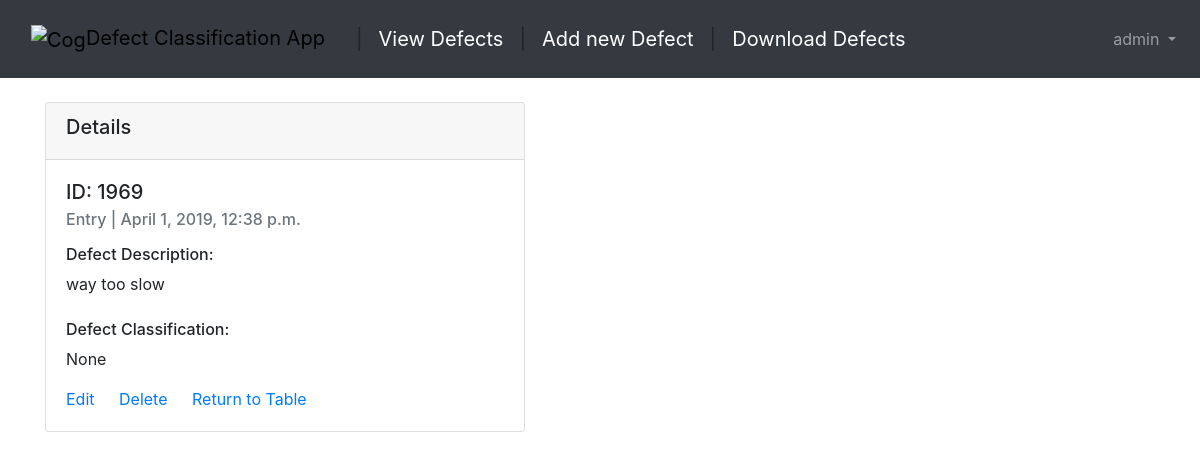
/articles/1969/ (signed in), run on the app's committed database.
### users/models.py (models this page shows)
class CustomUser(AbstractUser):
    age = models.PositiveIntegerField(default=0)

### articles/models.py (models this page shows, shortened)
class Article(models.Model):
    body = models.TextField()
    source = models.CharField(default='Entry', max_length=20)
    date = models.DateTimeField(auto_now_add=True)
    classification = models.CharField(default = 'Not Classified', max_length = 20)
    classes = (
        ('compliance', 'COMPLIANCE'),
        ('functional', 'FUNCTIONAL'),
        ('performance', 'PERFORMANCE'),
        ('reliability and scalability issues', 'RELIABILITY AND SCALABILITY ISSUES'),
        ('security', 'SECURITY'),
        ('usability', 'USABILITY'),
        )
    reclassification = models.CharField(default = 'Not Reclassified Yet', max_length = 50, choices = classes)
    def body_str(self):
        new_text = classify_defect(self.body)
        return new_text

### articles/views.py (the view)
# urls.py: path('<int:pk>/', views.ArticleDetailView.as_view(), name='article_detail'), # new
class ArticleDetailView(DetailView):
    model = models.Article
    template_name = 'article_details_2.html'

### articles/classifier.py (called while the page is built)
def classify_defect(phrase):
    model_cache_key = 'mlp_model'
    path = os.path.join(BASE_DIR, 'articles//dce_model.pkl')
    model = cache.get(model_cache_key)
    if model is None:
        model_path = os.path.join(path)
        model = joblib.load(model_path)
        cache.set(model_cache_key, model, None)
    prediction = model.predict([phrase])
    if prediction == [0]:
        return 'Compliance'
    elif prediction == [1]:
	    return 'Functional'
    elif prediction == [2]:
        return 'Performance'
    elif prediction == [3]:
	    return 'Reliability and Scalability Issues'
    elif prediction == [4]:
	    return 'Security'
    elif prediction == [5]:
	    return 'Usability'

### templates/article_details_2.html (shortened to what this page needs)
{% extends 'base.html' %}
{% block content %}
{% if user.is_authenticated %}
<div class="card" style="width: 30rem; ">
    <div class="card-header">
    <h5>Details</h5>
  </div>
  <div class="card-body">
    <h5 class="card-title">ID: {{object.id}}</h5>
    <h6 class="card-subtitle mb-2 text-muted">{{object.source}} | {{object.date}}</h6>
    <p class="card-text"><h6>Defect Description:</h6> {{object.body}}<br><br>
      <h6>Defect Classification:</h6> {{object.body_str}}
      </p>
    <a href="{% url 'article_edit' article.pk %}" class="card-link">Edit</a>
    <a href="{% url 'article_delete' article.pk %}" class="card-link">Delete</a>
    <a href="{% url 'table' %}" class="card-link">Return to Table</a>
  </div>
</div>
{% endif %}
{% endblock content %}

### templates/base.html (shortened to what this page needs)
{% load static %}
<!doctype html>
<html lang="en">
  <head>
    <link rel="stylesheet" href="https://stackpath.bootstrapcdn.com/bootstrap/4.1.3/css/bootstrap.min.css">
    <link rel="stylesheet" >
  </head>
  <body>
    <nav class="navbar navbar-expand-md navbar-dark bg-dark mb-4">
      <a class="navbar-brand boxed" style="color:black" href="{% url 'home' %}">
        <img src='https://cdn0.iconfinder.com/data/icons/small-n-flat/24/678122-cogs-512.png'
        alt="Cog" height='26px', width="26px")>Defect Classification App</a>
      {% if user.is_authenticated %}
      <a class="navbar-brand">|</a>
      <a class="navbar-brand" href="/articles/table">View Defects</a>
      <a class="navbar-brand">|</a>
      <a class="navbar-brand" href="/articles\new">Add new Defect</a>
      <a class="navbar-brand">|</a>
      <a class="navbar-brand" href="/articles\download">Download Defects</a>
      {% endif %}
      <div class="collapse navbar-collapse" id="navbarCollapse">
        {% if user.is_authenticated %}
          <ul class="navbar-nav ml-auto">
            <li class="nav-item">
              <a class="nav-link dropdown-toggle" href="#" id="userMenu"\
              data-toggle="dropdown" aria-haspopup="true" aria-expanded\
              ="false">
                {{ user.username }}
              </a>
            </li>
          </ul>
        {% endif %}
      </div>
    </nav>
    <div class="container">
      {% block content %}
      {% endblock content %}
    </div>
  </body>
</html>

### templates/base.html (style rules this page uses)
body { background: url('https://images.pexels.com/photos/1092364/pexels-photo-1092364.jpeg?auto=compress&cs=tinysrgb&dpr=2&h=650&w=940'); background-repeat: no-repeat; background-size: auto; background-attachment: fixed; }
.boxed { border-radius: 10px; background: url('https://images.pexels.com/photos/1092364/pexels-photo-1092364.jpeg?auto=compress&cs=tinysrgb&dpr=2&h=650&w=940'); background-position: left top; background-repeat: repeat; padding: 15px; }

### data on the page
CustomUser: username "admin"
Article: id "1969", source "Entry", date "April 1, 2019, 12:38 p.m.", body "way too slow", body_str "None"
